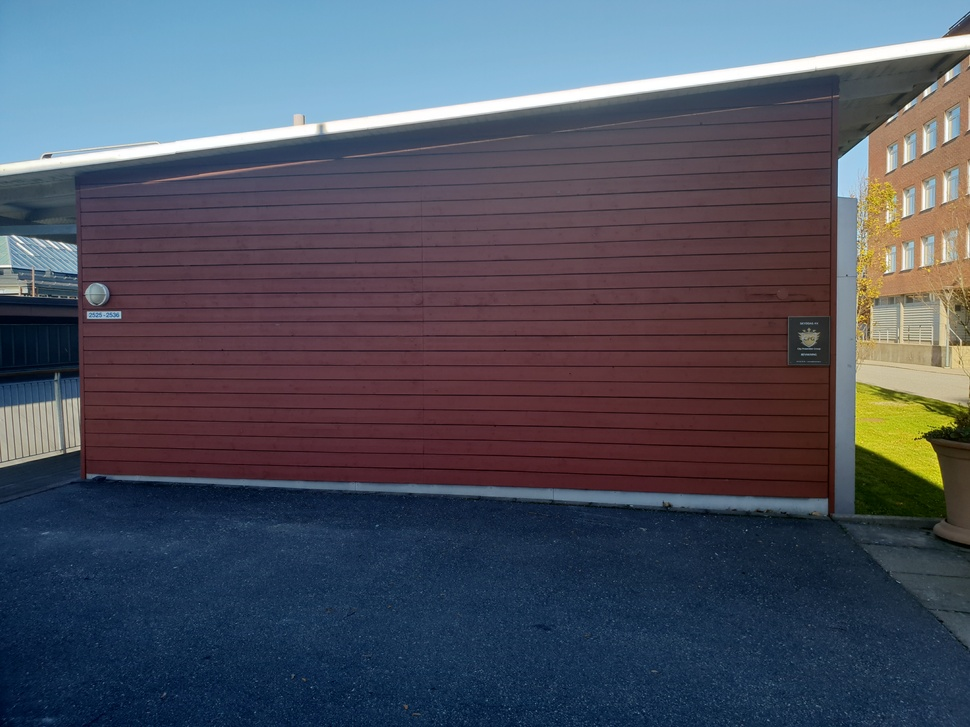
#> input picture img/20181024_113906.jpg, 970 x 727 px, shrunk from 4032 x 3024 before the run, given in place of the camera
$ python edge_detection.py   (Python 2 division)
#> lines starting #> are read from the running program, lines starting #| are printed output that depends on the picture; after the words box and inside, x2 and y2 are one past the last pixel; in counts of white or black regions, pixels touching at a corner belong together
import cv2
import numpy as np
import math

cap = cv2.VideoCapture(-1)

while(1):

    # Take each frame
    _, frame = cap.read()
#> frame is the input picture: shape (727, 970, 3); mean B, G, R 95, 81.3, 77.5
    hsv = cv2.cvtColor(frame, cv2.COLOR_BGR2HSV)
#> hsv: shape (727, 970, 3); mean H, S, V 114, 119.4, 107.6

    # Canny edge detection
    edges = cv2.Canny(frame, 100, 200)
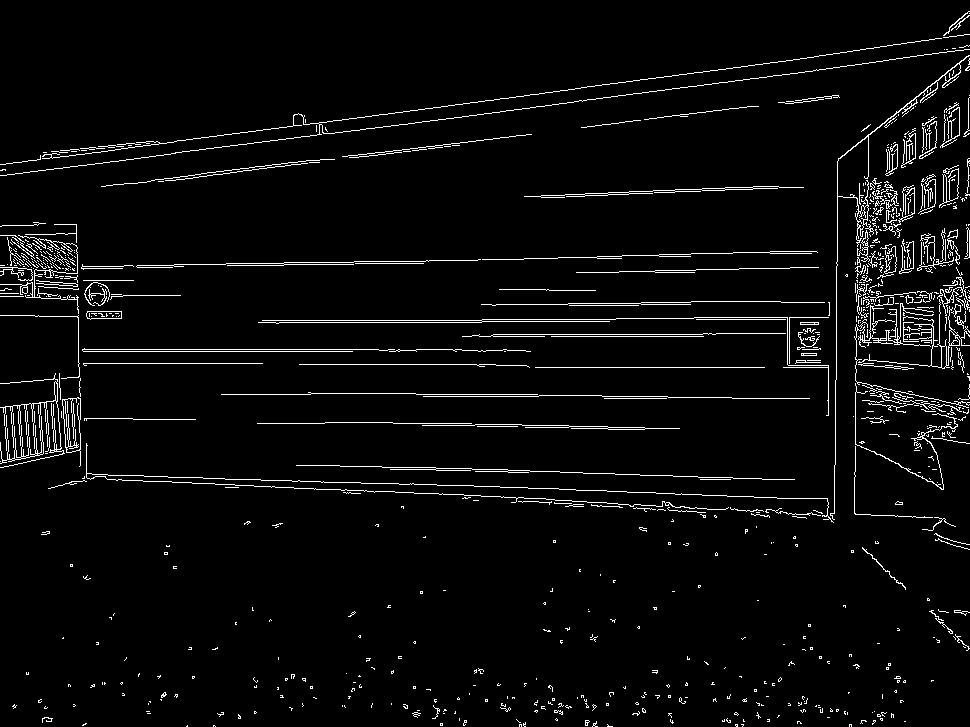
#> edges: shape (727, 970); 3.8% white in thin lines or dots

    # Hough lines
    minLineLength = 100
    maxLineGap = 10
    lines = cv2.HoughLinesP(image=edges,rho=1,theta=np.pi/180, threshold=15,
        lines=np.array([]),minLineLength=minLineLength,maxLineGap=maxLineGap)
#> lines = 55 rows, first 6: [151, 180, 325, 159], [78, 349, 399, 349], [31, 267, 173, 265], [462, 336, 703, 336], [78, 351, 352, 351], [493, 334, 715, 334]
    if lines is None:
        continue
    no_lines = 0;
    for line in lines:
        for x1,y1,x2,y2 in line:
            # print "From (%d, %d) to (%d, %d)" % (x1,y1,x2,y2)
            # Calculate line angle
            angleDeg = abs(math.atan2(y2-y1,x2-x1)*180/np.pi)
            # Only inclued line with angles > 80 degrees (almost vertical)
            if angleDeg > 80:
                cv2.line(frame,(x1,y1),(x2,y2),(0,0,255),4)
                no_lines = no_lines + 1
#> this loop made 55 passes
#> line on passes 1 to 12: [[151, 180, 325, 159]], [[78, 349, 399, 349]], [[31, 267, 173, 265]], [[462, 336, 703, 336]], [[78, 351, 352, 351]], [[493, 334, 715, 334]], [[702, 495, 805, 498]], [[262, 320, 481, 320]], [[529, 367, 764, 367]], [[183, 482, 374, 492]], [[587, 303, 690, 304]], [[416, 467, 787, 479]]
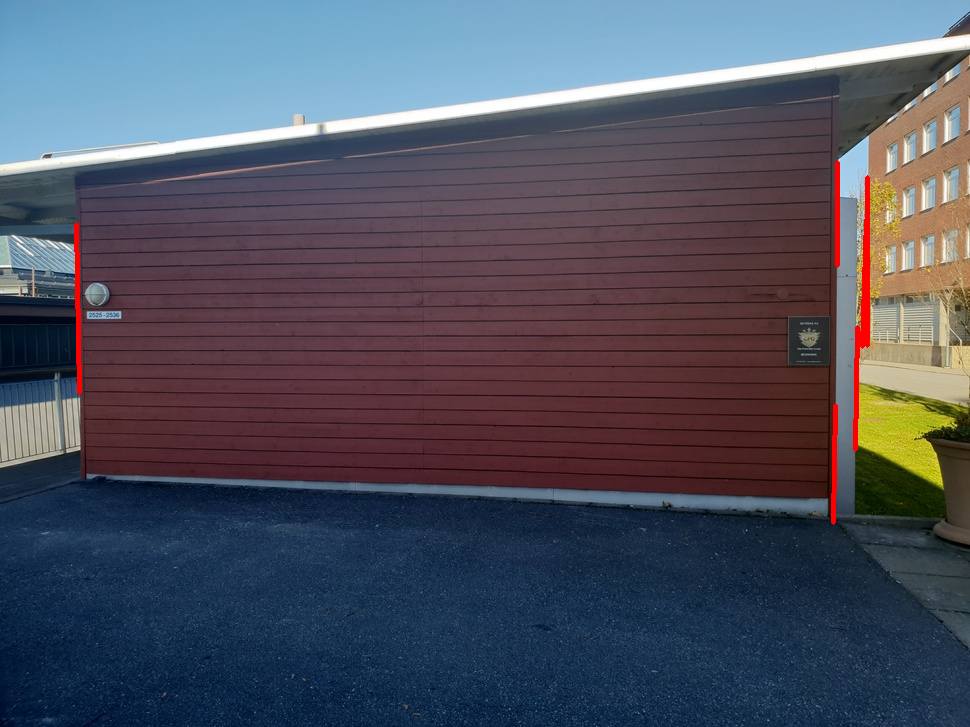
#> frame: shape (727, 970, 3); 0.54% of pixels changed, all inside (x1, y1, x2, y2) = (74, 160, 870, 525)
#> after the loop, no_lines = 6
    print "Number of vertical lines: %d" % no_lines
#| Number of vertical lines: 6

    # Show images
    cv2.imshow('Hough',frame)
    cv2.imshow('edges', edges)

    k = cv2.waitKey(5) & 0xFF
#> (key Esc is pressed here)
    if k == 27:
        break

cv2.destroyAllWindows()
cap.release()

$ run again, on img/20181024_114045.jpg
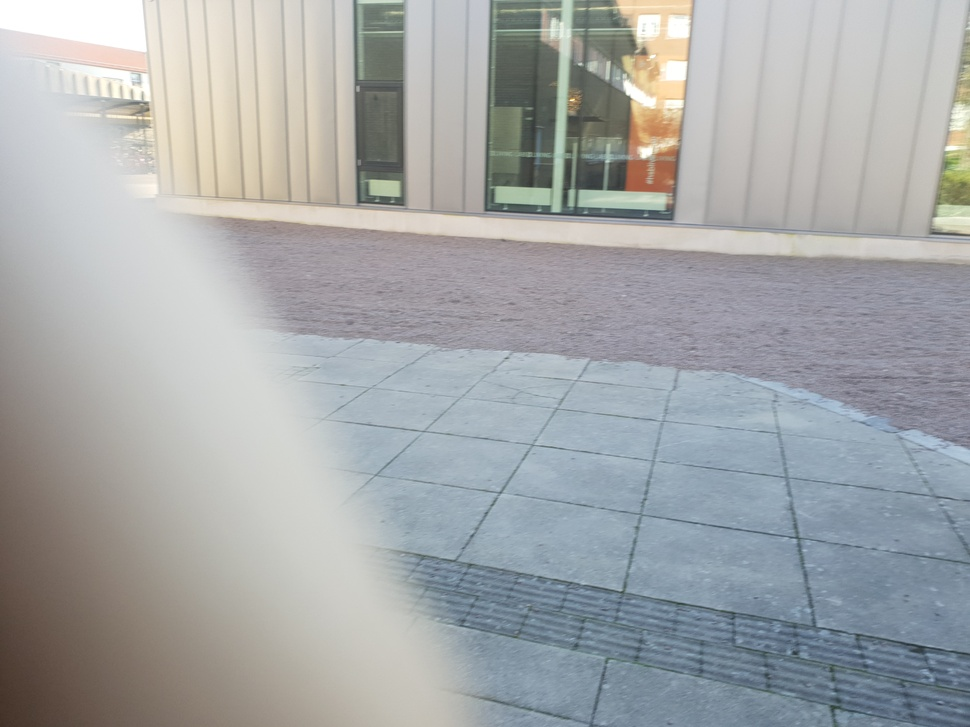
#> input picture img/20181024_114045.jpg, 970 x 727 px, shrunk from 4032 x 3024 before the run, given in place of the camera
#> frame is the input picture: shape (727, 970, 3); mean B, G, R 168.6, 167.8, 165
#> hsv: shape (727, 970, 3); mean H, S, V 68.9, 27.3, 175.7
#> `edges = cv2.Canny(frame, 100, 200)`:
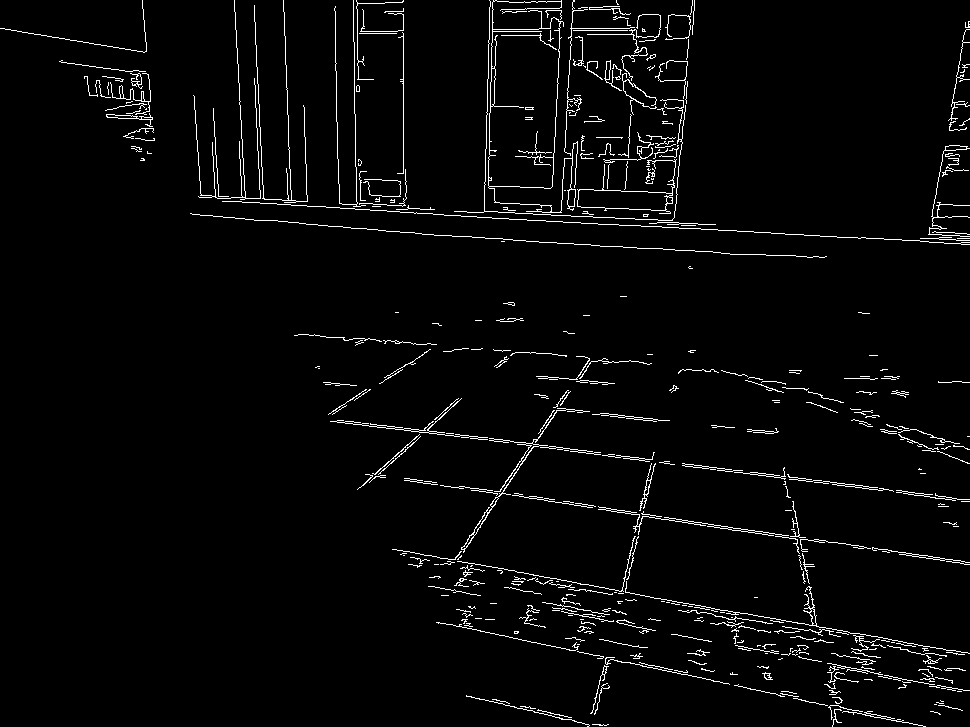
#> edges: shape (727, 970); 3% white in thin lines or dots
#> lines = 45 rows, first 6: [330, 421, 621, 456], [433, 214, 784, 233], [367, 229, 610, 246], [436, 622, 780, 695], [619, 591, 969, 653], [277, 204, 386, 210]
#> the loop `for line in lines:` made 45 passes
#> after the loop `for line in lines:`:
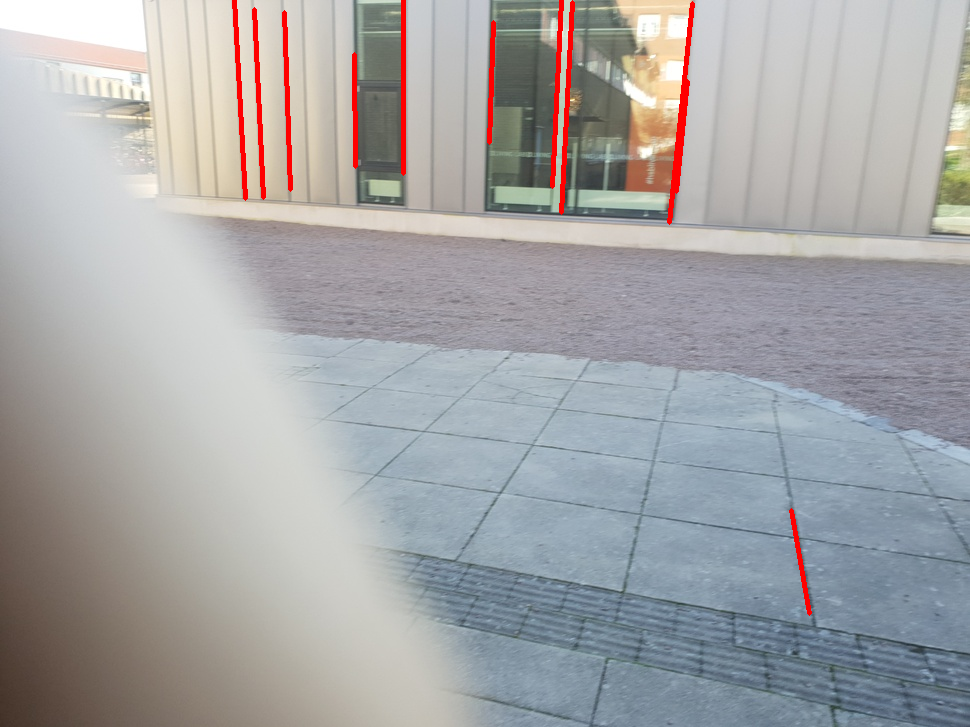
#> frame: shape (727, 970, 3); 1.26% of pixels changed, all inside (x1, y1, x2, y2) = (232, 0, 812, 616)
#> after the loop `for line in lines:`: no_lines = 11
#| Number of vertical lines: 11

$ run again, on img/20181024_114059.jpg
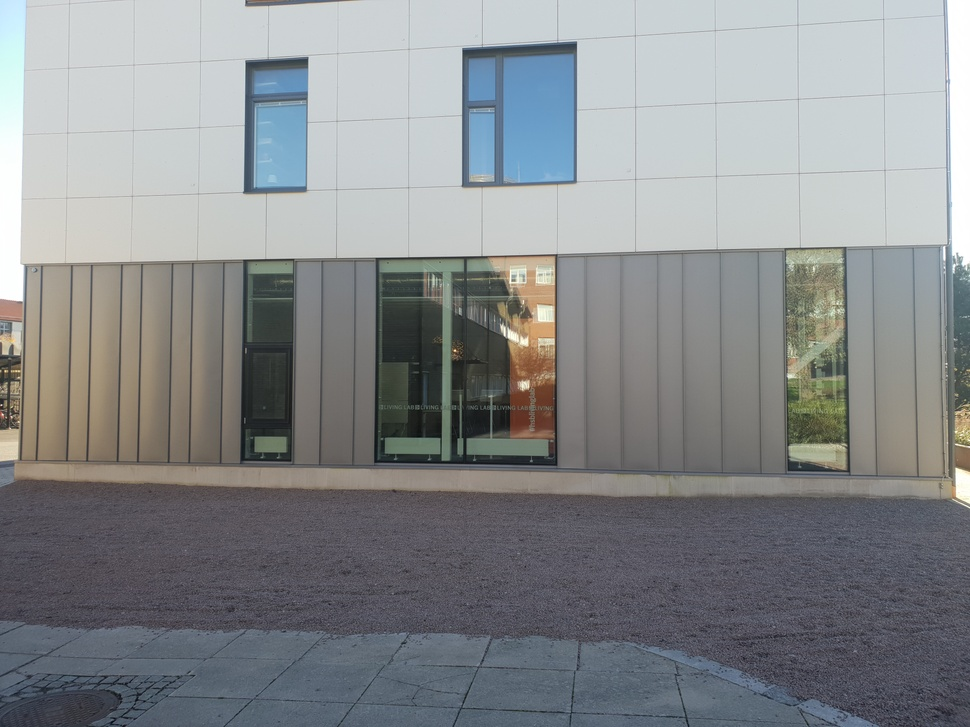
#> input picture img/20181024_114059.jpg, 970 x 727 px, shrunk from 4032 x 3024 before the run, given in place of the camera
#> frame is the input picture: shape (727, 970, 3); mean B, G, R 140.6, 138.7, 135.6
#> hsv: shape (727, 970, 3); mean H, S, V 83.6, 27.7, 145.3
#> `edges = cv2.Canny(frame, 100, 200)`:
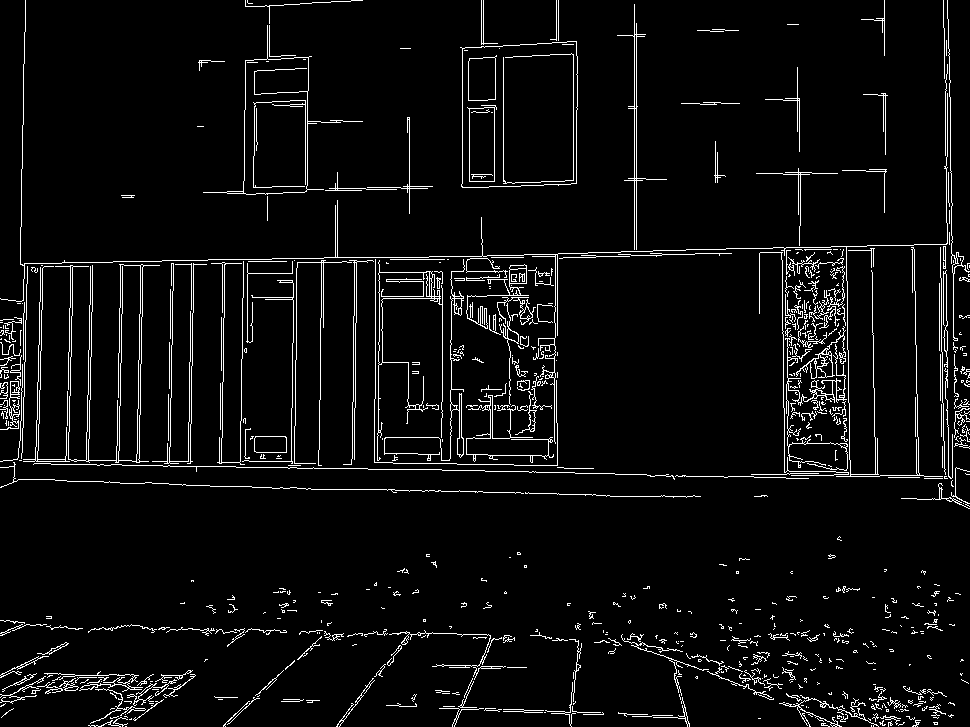
#> edges: shape (727, 970); 4.9% white in thin lines or dots
#> lines = 53 rows, first 6: [601, 252, 714, 249], [34, 463, 344, 468], [953, 288, 955, 445], [20, 264, 24, 32], [634, 255, 634, 4], [190, 463, 193, 260]
#> the loop `for line in lines:` made 53 passes
#> after the loop `for line in lines:`:
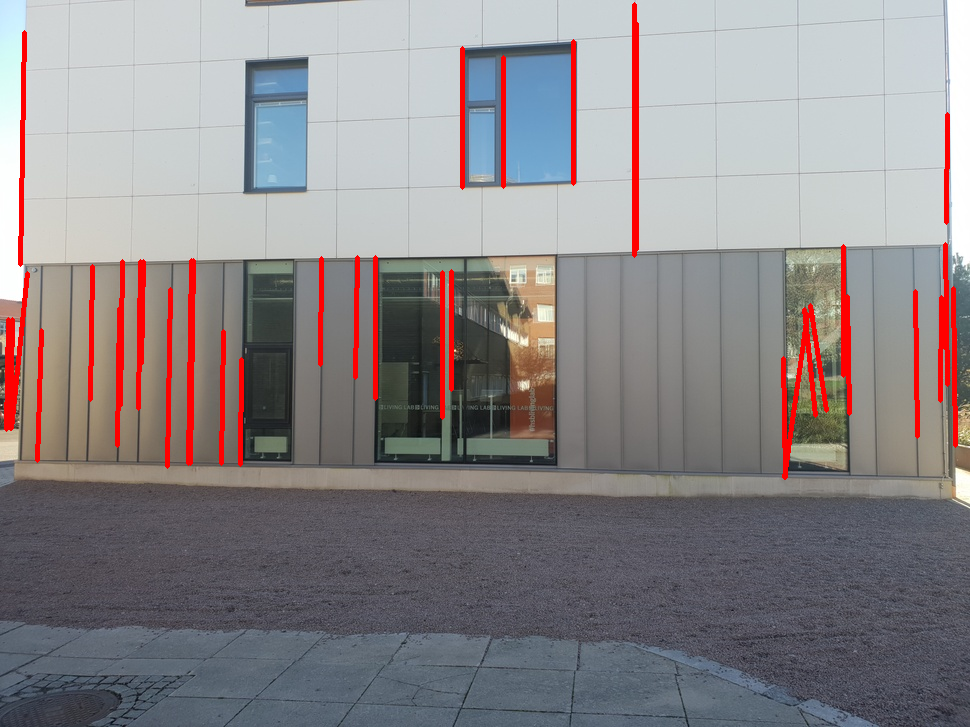
#> frame: shape (727, 970, 3); 3.38% of pixels changed, all inside (x1, y1, x2, y2) = (4, 2, 958, 480)
#> after the loop `for line in lines:`: no_lines = 36
#| Number of vertical lines: 36
